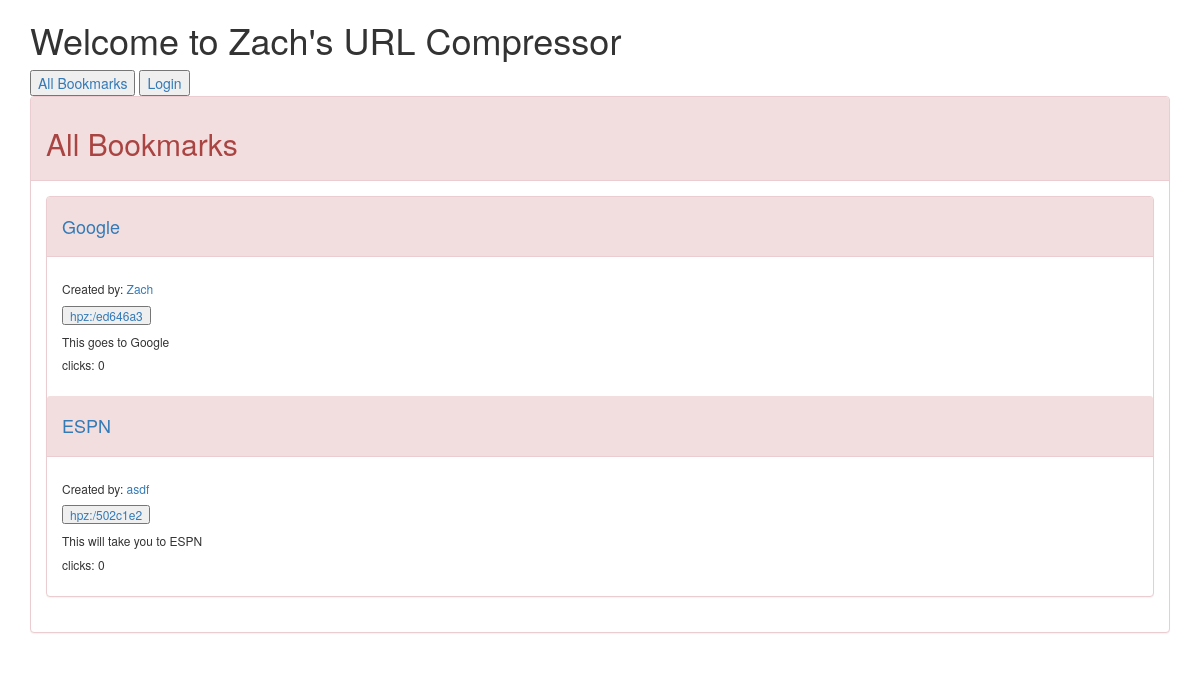
Before: / with the older database file.
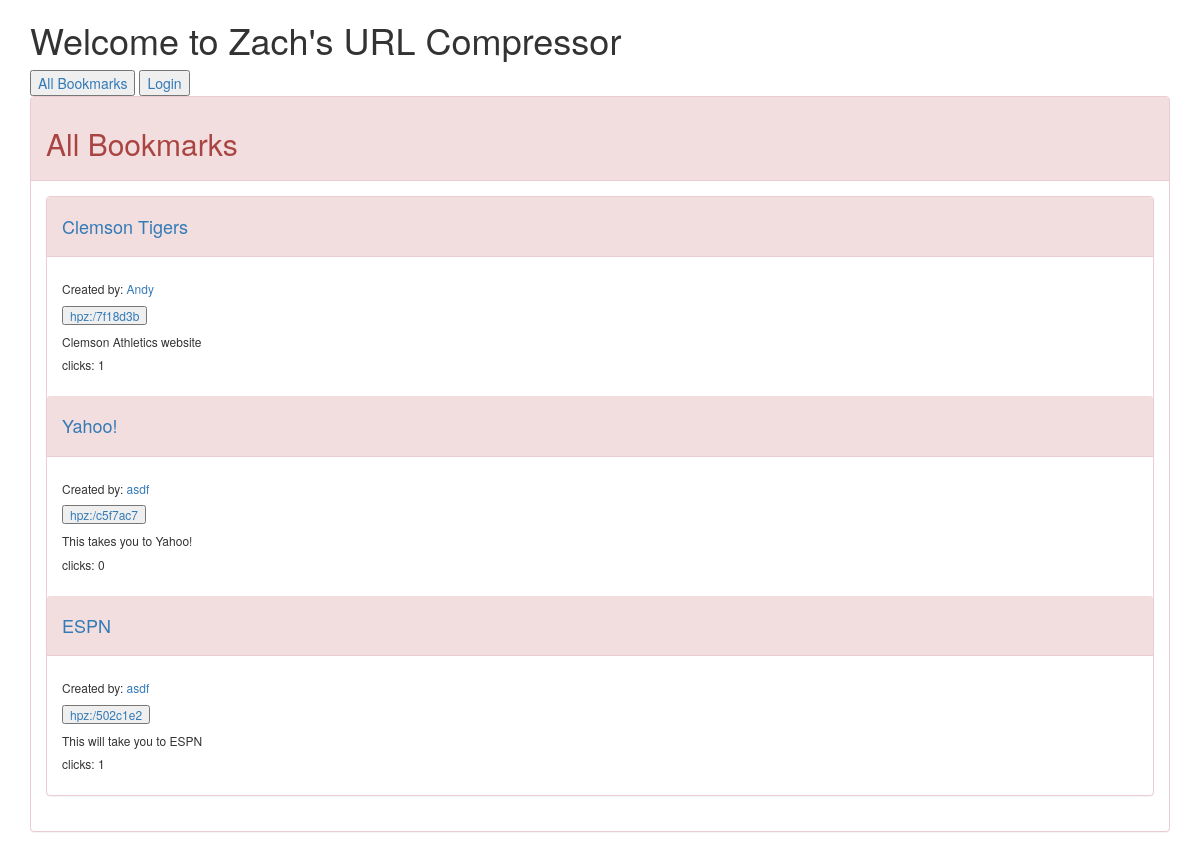
After: the same page with the newer database file.
### compressor/models.py (models this page shows)
class Bookmark(models.Model):
    author = models.ForeignKey(User)
    long_url = models.URLField()
    short_url = models.CharField(max_length=50 )
    created = models.DateTimeField(auto_now_add=True)
    description = models.TextField(null=True)
    title = models.CharField(max_length=25)
    objects = BookmarkManager()
    @property
    def click_count(self):
        return self.click_set.all().count()
    class Meta:
        ordering = ["-created"]

### compressor/views.py (the view)
# urls.py: url(r'^$', BookmarkListView.as_view(), name='bookmark_list'),
class BookmarkListView(ListView):
    model = Bookmark

### compressor/templates/compressor/bookmark_list.html (shortened to what this page needs)
{% extends 'base.html' %}
{% block content %}
        <div class="row">
            <div class="col-md-12">
                <div class="panel panel-danger">
                    <div class="panel-heading">
                        <h2>All Bookmarks</h2>
                    </div>
                    <div class="panel-body">
                    <div class="panel panel-danger">
                            {% for bookmark in object_list %}
                            <div class="panel-heading">
                                <h4>
                                    <a href="{% url 'bookmark_detail' bookmark.id %}">
                                        {{ bookmark.title}}
                                    </a>
                                </h4>
                            </div>
                            <div class="panel-body">
                                <h6> Created by:
                                    <a href="{% url 'user_bookmark_list' bookmark.author_id%}">
                                        {{ bookmark.author }}
                                    </a>
                                </h6>
                                <h6>
                                    <form action="{% url 'click' bookmark.id %}" method="post">
                                        <a href="{{ bookmark.long_url }}">
                                            <input type="submit" value="{{ bookmark.short_url }}">
                                        </a>
                                    </form>
                                </h6>
                                <h6>{{ bookmark.description }}</h6>
                                <h6>clicks: {{ bookmark.click_count }}</h6>
                            </div>
                            {% endfor %}
                            </div>
                        </div>
                    </div>
                    </div>
                </div>
            </div>
{% endblock %}

### compressor/templates/base.html (shortened to what this page needs)
{% load static %}
<!DOCTYPE html>
<html lang="en">
<head>
    <link rel="stylesheet" type="text/css" href="{% static 'bootstrap.css' %}">
</head>
<body>
<div class="container">
    <h1>Welcome to Zach's URL Compressor</h1>
    <button class="button-default"><a href="{% url 'bookmark_list' %}">All Bookmarks</a></button>
    {% if not request.user.id %}
        <button class="button-default"><a href="{% url 'login' %}">Login</a></button>
        {% else %}
        <button class="button-default"><a href="{% url 'logout' %}?next=/">Logout</a></button>
        <button class="button-default"><a href="{% url 'bookmark_create' %}">Make Bookmark</a></button>
        <button class="button-default"><a href="{% url 'user_bookmark_list' user.id %}">Your Bookmarks</a></button>
    {% endif %}
    {% block content %}
    {% endblock %}
</body>
</html>

Changed rows visible on the page:
removed Bookmark: title "Google", author "Zach", short_url "hpz:/ed646a3", description "This goes to Google", click_count "0"
added Bookmark: title "Clemson Tigers", author "Andy", short_url "hpz:/7f18d3b", description "Clemson Athletics website", click_count "1"
added Bookmark: title "Yahoo!", author "asdf", short_url "hpz:/c5f7ac7", description "This takes you to Yahoo!", click_count "0"
computed for Bookmark "ESPN": click_count "0" → "1"
